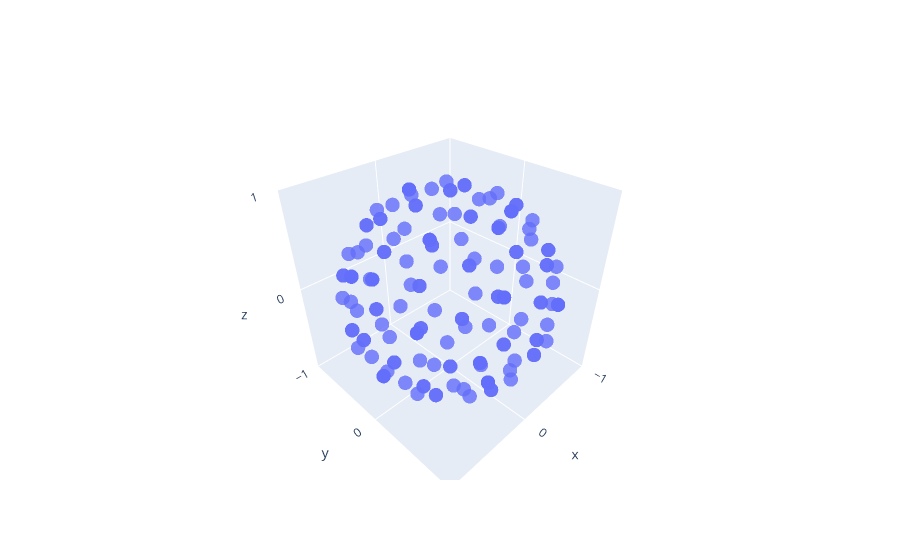

Notebook code for this chart:
### Code cell
trace = go.Scatter3d(
    x=x, 
    y=y,
    z=z,
    mode='markers',
    marker=dict(
        size=5,
        opacity=0.8,
    )
)

layout = go.Layout(
    scene=dict(
        xaxis=dict(nticks=4, range=[-1,1],),
        yaxis=dict(nticks=4, range=[-1,1],),
        zaxis=dict(nticks=4, range=[-1,1],),
        aspectratio=dict(x=1, y=1, z=1),
    )
)

fig = go.Figure(data=[trace], layout=layout)

fig.show()

### Figure 1 — Plotly figure (JSON) as saved in the notebook; plotly's stock layout.template omitted (floating-point values rounded to 4 significant figures; data arrays with more than 128 entries replaced by an {"elided": "..."} marker saying what was removed)
{"data": [{"marker": {"opacity": 0.8, "size": 5}, "mode": "markers", "type": "scatter3d", "x": {"elided": "180 float values"}, "y": {"elided": "180 float values"}, "z": {"elided": "180 float values"}}], "layout": {"scene": {"aspectratio": {"x": 1, "y": 1, "z": 1}, "xaxis": {"nticks": 4, "range": [-1, 1]}, "yaxis": {"nticks": 4, "range": [-1, 1]}, "zaxis": {"nticks": 4, "range": [-1, 1]}}}}
